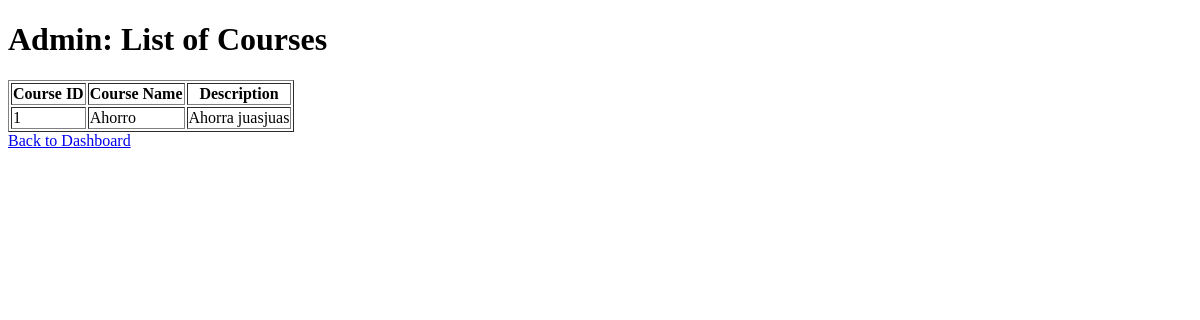
/admin/courses (signed in), run on an earlier commit of the app's database.
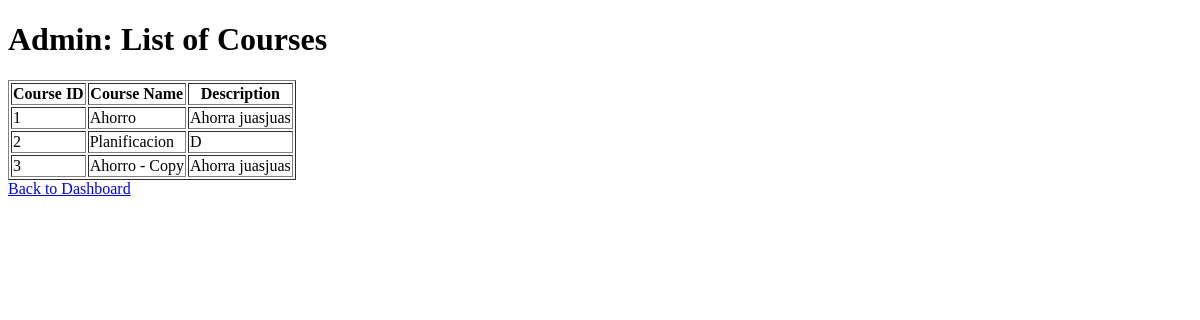
And on a later commit of the database.
### models.py (models this page shows)
class Course(db.Model):
    id = db.Column(db.Integer, primary_key=True)
    name = db.Column(db.String(100), nullable=False)
    description = db.Column(db.Text, nullable=True)
    enrollments = db.relationship('Enrollment', backref='course', lazy=True)

### app.py (the view)
@app.route('/admin/courses')
@login_required
def admin_courses():
    if current_user.role != 'admin':
        flash('You do not have permission to view courses.')
        return redirect(url_for('dashboard'))
    courses = Course.query.all()
    return render_template('admin_courses.html', courses=courses)

### app.py (called while the page is built)
@login_manager.user_loader
def load_user(user_id):
    return User.query.get(int(user_id))

### templates/admin_courses.html (shortened to what this page needs)
<!DOCTYPE html>
<html lang="en">
<head>
</head>
<body>
    <h1>Admin: List of Courses</h1>
    <table border="1">
        <thead>
            <tr>
                <th>Course ID</th>
                <th>Course Name</th>
                <th>Description</th>
            </tr>
        </thead>
        <tbody>
            {% for course in courses %}
            <tr>
                <td>{{ course.id }}</td>
                <td>{{ course.name }}</td>
                <td>{{ course.description }}</td>
            </tr>
            {% endfor %}
        </tbody>
    </table>
    <a href="{{ url_for('dashboard') }}">Back to Dashboard</a>
</body>
</html>

What changed in the data, as far as the page shows it:
added Course: id "2", name "Planificacion", description "D"
added Course: id "3", name "Ahorro - Copy", description "Ahorra juasjuas"
